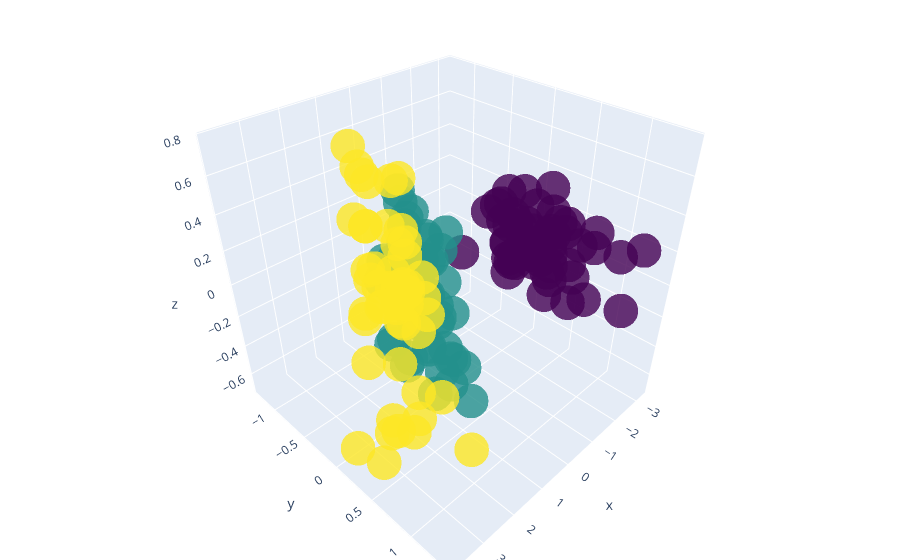

Notebook code cell kept with this figure:
### Code cell
fig.update_layout(margin=dict(l=0,r=0,b=0,t=0))
fig.show()

### Figure 1 — Plotly figure (JSON) as saved in the notebook; plotly's stock layout.template omitted (floating-point values rounded to 4 significant figures; data arrays with more than 128 entries replaced by an {"elided": "..."} marker saying what was removed)
{"data": [{"marker": {"color": {"elided": "150 int values"}, "colorscale": [[0, "#440154"], [0.1111, "#482878"], [0.2222, "#3e4989"], [0.3333, "#31688e"], [0.4444, "#26828e"], [0.5556, "#1f9e89"], [0.6667, "#35b779"], [0.7778, "#6ece58"], [0.8889, "#b5de2b"], [1, "#fde725"]], "opacity": 0.8, "size": 12}, "mode": "markers", "type": "scatter3d", "x": {"elided": "150 float values"}, "y": {"elided": "150 float values"}, "z": {"elided": "150 float values"}}], "layout": {"margin": {"b": 0, "l": 0, "r": 0, "t": 0}}}
